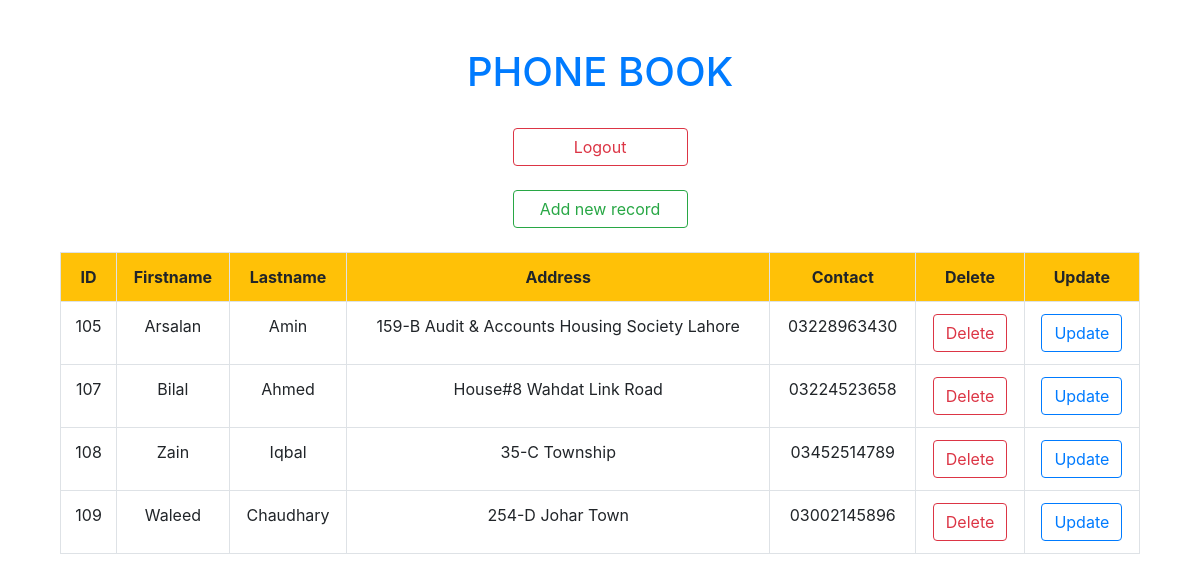
The page /display.php (signed in) on the database as committed earlier.
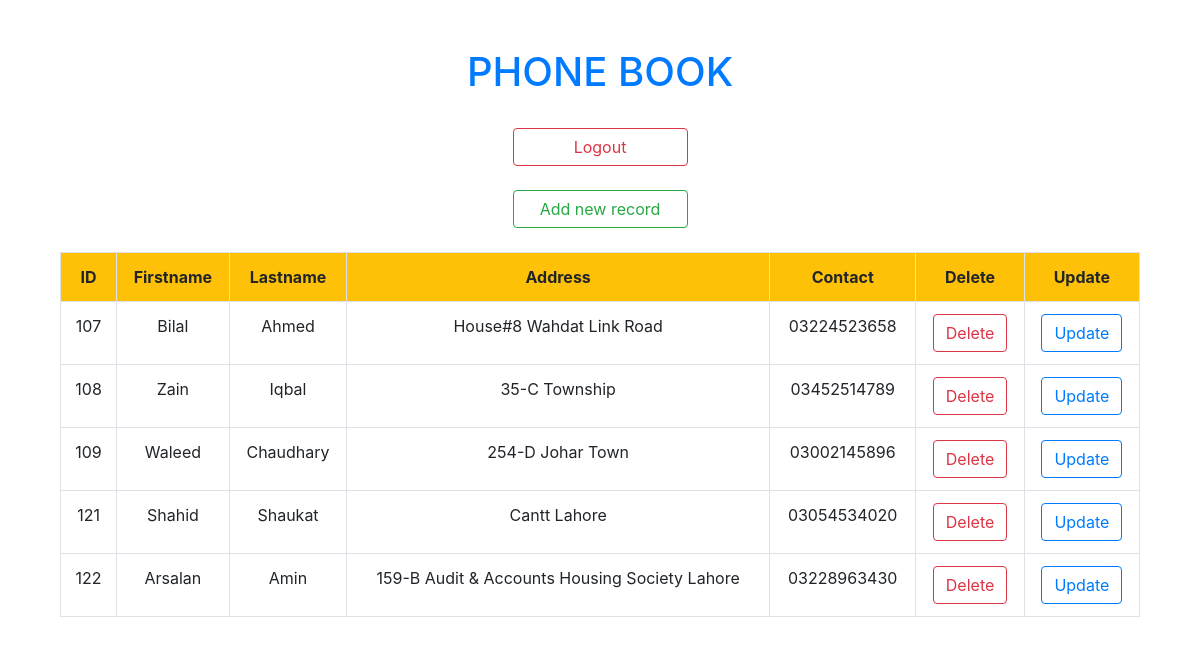
The same page on the database as committed later.
### tables this page shows
CREATE TABLE `records` (
  `id` int(255) NOT NULL,
  `firstname` varchar(255) NOT NULL,
  `lastname` varchar(255) NOT NULL,
  `address` varchar(255) NOT NULL,
  `contact` varchar(255) NOT NULL
);

### display.php (the view, shortened to what this page needs)
<!DOCTYPE html>
<html>
<head>
	<link rel="stylesheet" href="https://maxcdn.bootstrapcdn.com/bootstrap/4.3.1/css/bootstrap.min.css">
</head>
<body>
	<div class="container">
	<div class="col-lg-12"><br><br>
		<h1 class="text-primary text-center">PHONE BOOK</h1><br>
		<div class="col-lg-12 text-center">
			<a href="logout.php" class="text-white"><button class="btn btn-outline-danger col-lg-2">Logout</button></a><br><br>
			<a href="insert.php" class="text-white"><button class="btn btn-outline-success col-lg-2">Add new record</button></a><br><br>
		</div>
		<table class="table table-stripped table-hover table-bordered">
			<tr class="bg-warning text-black text-center">
				<th>ID</th>
				<th>Firstname</th>
				<th>Lastname</th>
				<th>Address</th>
				<th>Contact</th>
				<th>Delete</th>
				<th>Update</th>
			</tr>
			<?php
				include 'conn.php';
				$q="select * from records";
				$query=mysqli_query($con,$q);
				while ($res=mysqli_fetch_array($query))
				{
			?>
			<tr class="text-center">
				<td><?php echo $res['id'];?></td>
				<td><?php echo $res['firstname'];?></td>
				<td><?php echo $res['lastname'];?></td>
				<td><?php echo $res['address'];?></td>
				<td><?php echo $res['contact'];?></td>
				<td><a href="delete.php?id=<?php echo $res['id'];?>" class="text-white"><button class="btn btn-outline-danger">Delete</button></a></td>
				<td><a href="update.php?id=<?php echo $res['id'];?>" class="text-white"><button class="btn btn-outline-primary">Update</button></a></td>
			</tr>
			<?php
				}
			?>
		</table>
	</div>
	</div>
</body>
</html>

Rows that differ between the two databases and show on the page:
removed records: id "105", firstname "Arsalan", lastname "Amin", address "159-B Audit & Accounts Housing Society Lahore", contact "03228963430"
added records: id "121", firstname "Shahid", lastname "Shaukat", address "Cantt Lahore", contact "03054534020"
added records: id "122", firstname "Arsalan", lastname "Amin", address "159-B Audit & Accounts Housing Society Lahore", contact "03228963430"
